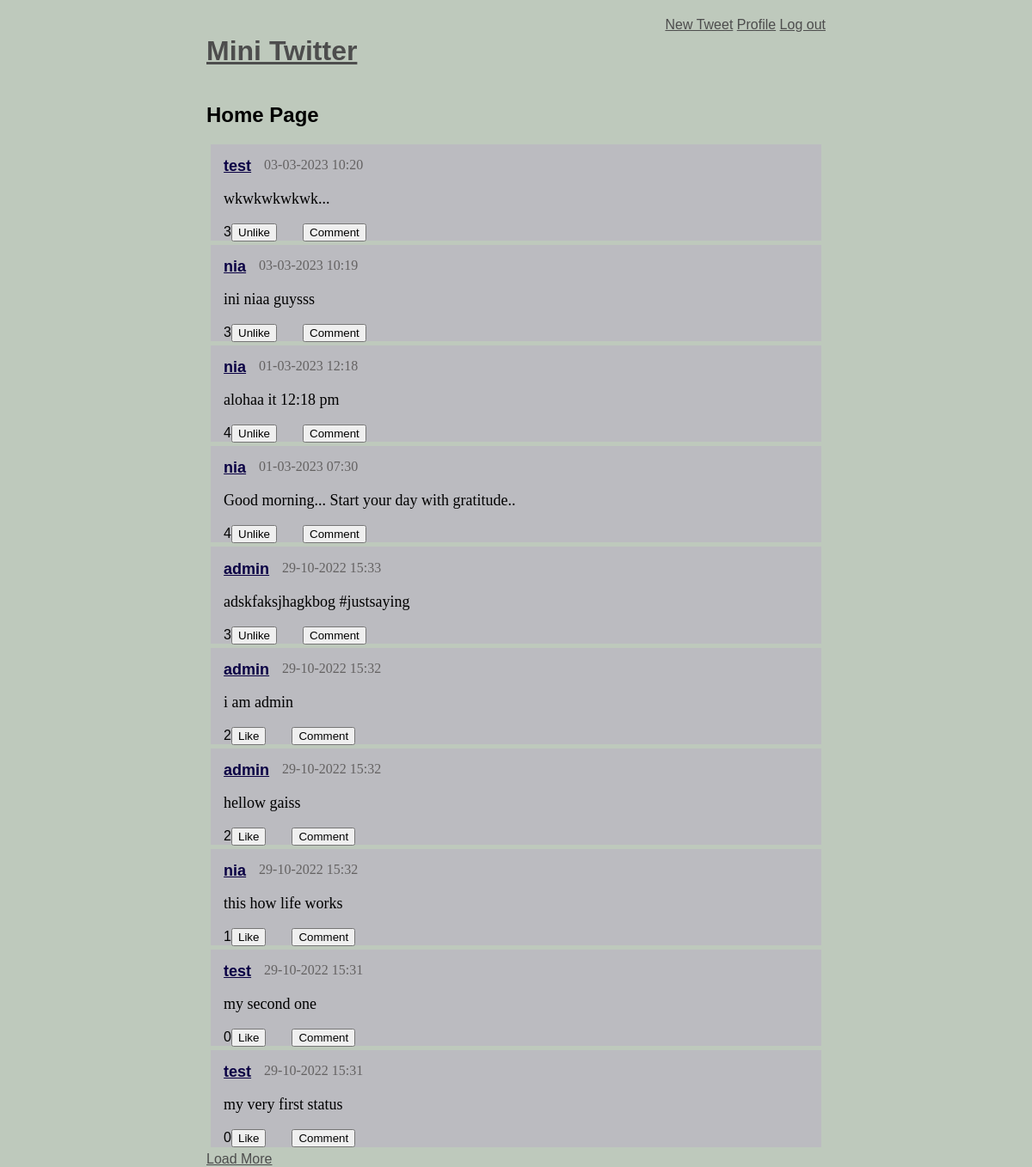
Screenshot of / (signed in) with the database file from the repository.
### models.py (models this page shows, shortened)
class BaseModel(Model):
    class Meta:
        database = database

class Message(BaseModel):
    user          = ForeignKeyField(User, backref = 'messages')
    content       = TextField()
    published_at  = DateTimeField(default=datetime.datetime.now())
    def like(self):
        return(User.select()
                   .join(Likes, on=Likes.by_user)
                   .where(Likes.message == self)
                   .order_by(User.username))
    def is_a_likers(self, user):
        return (Likes.select().where((Likes.message == self)&
        (Likes.by_user == user)).exists())

class User(BaseModel):
    username = CharField(unique = True)
    password = CharField()
    email    = CharField(unique = True)
    join_at  = DateTimeField(default=datetime.datetime.now())
    def following(self):
        return(User.select()
                   .join(Relationship, on=Relationship.to_user)
                   .where(Relationship.from_user == self)
                   .order_by(User.username))

### routes.py (the view)
@app.route('/')
@login_required
def home():
    user = get_current_user()
    messages = (Message.select()
                        .where((Message.user << user.following()) |
                                (Message.user == user.id))
                        .order_by(Message.published_at.desc()).limit(10)
    )
    return render_template('index.html', messages=messages, user=user)

### routes.py (called while the page is built)
@app.before_request
def before_request():
    database.connect()

@app.after_request
def after_request(response):
    database.close()
    return response

def get_current_user():
    if session.get('logged_in'):
        return User.get(User.id == session['user_id'])

def login_required(f):
    @wraps(f)
    def decorated_function(*args, **kwargs):
        if not session.get('logged_in'):
            return redirect(url_for('login'))
        return f(*args, **kwargs)
    return decorated_function

@app.context_processor
def _inject_user():
    return{'active_user': get_current_user()}

### templates/index.html (shortened to what this page needs)
{% extends "layout.html" %}
{% block body %}
    <h2>Home Page</h2>
    <div id="addHere">
        {% for message in messages %}
        <div id="tweets">
            <div class='content'>
                <div class="row">
                    <div class="col">
                            <strong><a class="name" href="{{url_for('user_profile', username=message.user.username)}}">
                                {{ message.user.username}}</a></strong>
                    </div>
                    <div class="col-time">{{ message.published_at.strftime('%d-%m-%Y %H:%M') }}
                    </div>
                </div>
                <p class="status"> {{ message.content }}</p>
                <div class="row">
                    <div class="col">
                        {% if message.is_a_likers(user=user) %}
                            <form action="{{url_for('dislike', content=message.id)}}" method="post">
                                {{ message.like() | length }}<input type="submit" value="Unlike">
                            </form>
                        {% else %}
                            <form action="{{url_for('like', content=message.id)}}" method="post">
                                {{ message.like() | length }}<input type="submit" value="Like">
                            </form>
                        {% endif %}
                    </div>
                    <div class="col">
                        <form action="" method="post">
                            <input type="submit" value="Comment">
                        </form>
                    </div>
                </div>
            </div>
        </div>
        {% endfor %}
    </div>
    <a href="#" id="loadMoreBtn" data-id=2>Load More</a>
{% endblock %}

### static/style.css (style rules this page uses)
body { background-color: rgb(190, 201, 188); margin: 0 auto; margin-top: 20px; width: 60%; font-family: sans-serif; }
a { color: rgb(77, 77, 77); }
#tweets { background-color: rgb(187, 187, 192); margin: 5px; padding: 0.1px; }
.status { font-family: 'Times New Roman', Times; font-size: large; }
.name { color: rgb(10, 0, 68); width: 50px; font-size: large; }
.row { display: -webkit-box; display: -webkit-flex; display: -ms-flexbox; display: flex; -webkit-flex-wrap: wrap; -ms-flex-wrap: wrap; flex-wrap: wrap; margin-right: -15px; margin-left: -15px; }
.col { position: relative; width: relative; height: 20px; padding-right: 15px; padding-left: 15px; }
.col-time { position: relative; width: relative; height: 20px; color: rgb(100, 98, 98); font-family: 'Franklin Gothic Medium'; }
.content { padding-right: 15px; padding-left: 15px; padding-top: 15px; }

### rows the page displays
Message: user.username "test", published_at "03-03-2023 10:20", content "wkwkwkwkwk...", like|length "3"
Message: user.username "nia", published_at "03-03-2023 10:19", content "ini niaa guysss", like|length "3"
Message: user.username "nia", published_at "01-03-2023 12:18", content "alohaa it 12:18 pm", like|length "4"
Message: user.username "nia", published_at "01-03-2023 07:30", content "Good morning... Start your day with gratitude..", like|length "4"
Message: user.username "admin", published_at "29-10-2022 15:33", content "adskfaksjhagkbog #justsaying", like|length "3"
Message: user.username "admin", published_at "29-10-2022 15:32", content "i am admin", like|length "2"
Message: user.username "admin", published_at "29-10-2022 15:32", content "hellow gaiss", like|length "2"
Message: user.username "nia", published_at "29-10-2022 15:32", content "this how life works", like|length "1"
Message: user.username "test", published_at "29-10-2022 15:31", content "my second one", like|length "0"
Message: user.username "test", published_at "29-10-2022 15:31", content "my very first status", like|length "0"
